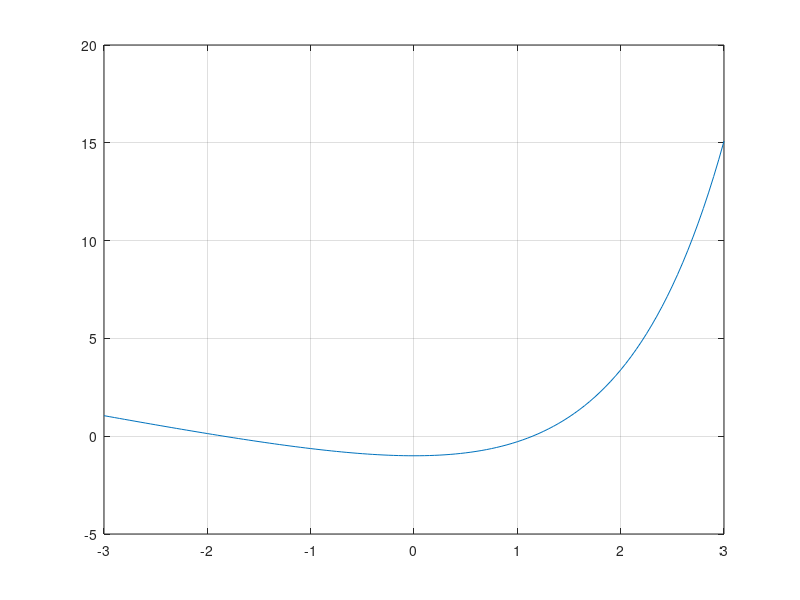

The MATLAB script that drew this image: (Note: this script raises an error after producing the figure.)
% Script para testear NewtonRaphson.m
% necesito: df1dx.m
% Luciano Ponzellini Marinelli (2025)

clear, clc

%% ploteo para ver las raices de la funcion
g=@(x) exp(x)-x-2;

xx=-3:0.05:3;

plot(xx,g(xx)), grid on, hold on

%% aproximo las raices por NR con derivada numerica
% raiz positiva

r1 = NewtonRaphsonDeriv(g,1,1e-6,30)

% ploteo una marca de asterisco para verificar
plot(r1,0,'k*')
% evaluo g en la raiz r2
val1 = g(r1)

% raiz negativa
r2 = NewtonRaphsonDeriv(g,-2,1e-6,30)

% ploteo una marca de asterisco para verificar
plot(r2,0,'k*')
% evaluo g en la raiz r2
val2 = g(r2)
